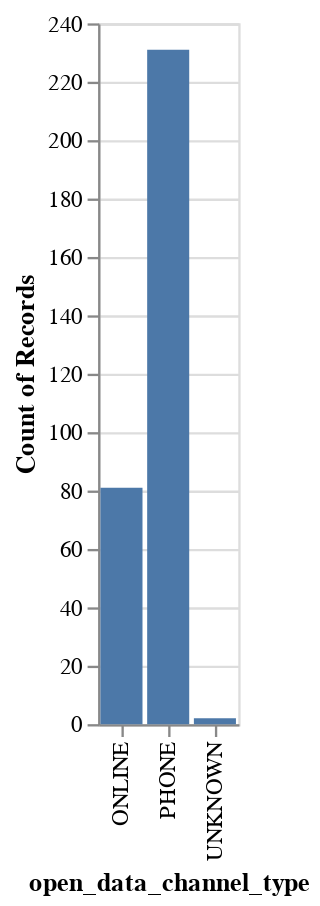

The notebook cell saved with this chart:
### Code cell
#make a bar graph of the df using Altair
alt.Chart(df).mark_bar().encode(
    x = 'open_data_channel_type', #x axis is encoded as the method to log complaint
    y='count()',
)

### Figure 1 — Vega-Lite specification as saved in the notebook (floating-point values rounded to 4 significant figures; data arrays with more than 128 entries replaced by an {"elided": "..."} marker saying what was removed)
{"config": {"view": {"continuousWidth": 400, "continuousHeight": 300}}, "data": {"name": "data-872905eb8fe84786830a9861e3d188c6"}, "mark": "bar", "encoding": {"x": {"field": "open_data_channel_type", "type": "nominal"}, "y": {"aggregate": "count", "type": "quantitative"}}, "$schema": "https://vega.github.io/schema/vega-lite/v4.17.0.json", "datasets": {"data-872905eb8fe84786830a9861e3d188c6": {"elided": "314 records"}}}
